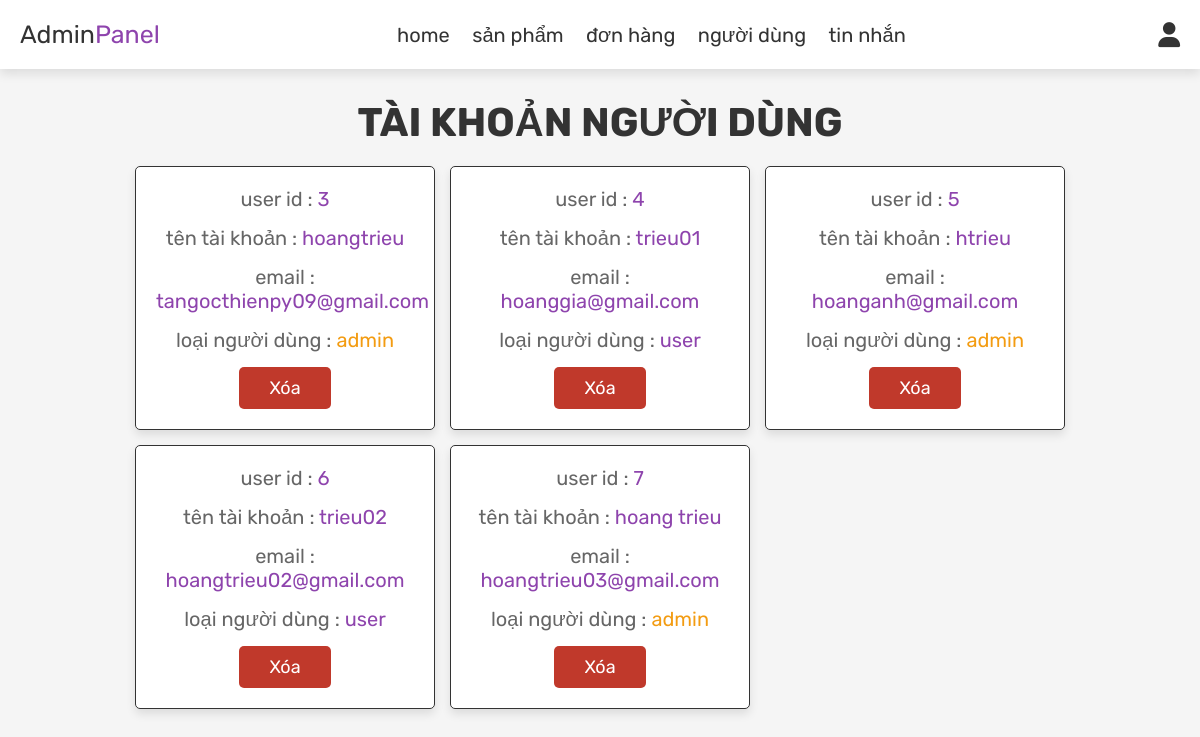
The page /admin_users.php (signed in) on the database its author committed.
### tables this page shows
CREATE TABLE `users` (
  `id` int(100) NOT NULL,
  `name` varchar(100) NOT NULL,
  `email` varchar(100) NOT NULL,
  `password` varchar(100) NOT NULL,
  `user_type` varchar(20) NOT NULL DEFAULT 'user'
);

### admin_users.php (the view, shortened to what this page needs)
<?php
include 'config.php';
?>
<!DOCTYPE html>
<html lang="en">
<head>
   <link rel="stylesheet" href="https://cdnjs.cloudflare.com/ajax/libs/font-awesome/6.0.0/css/all.min.css">
   <link rel="stylesheet" href="css/admin_style.css">
</head>
<body>
<?php include 'admin_header.php'; ?>
<section class="users">
   <h1 class="title"> tài khoản người dùng </h1>
   <div class="box-container">
      <?php
         $select_users = mysqli_query($conn, "SELECT * FROM `users`") or die('query failed');
         while($fetch_users = mysqli_fetch_assoc($select_users)){
      ?>
      <div class="box">
         <p> user id : <span><?php echo $fetch_users['id']; ?></span> </p>
         <p> tên tài khoản : <span><?php echo $fetch_users['name']; ?></span> </p>
         <p> email : <span><?php echo $fetch_users['email']; ?></span> </p>
         <p> loại người dùng : <span style="color:<?php if($fetch_users['user_type'] == 'admin'){ echo 'var(--orange)'; } ?>"><?php echo $fetch_users['user_type']; ?></span> </p>
         <a href="admin_users.php?delete=<?php echo $fetch_users['id']; ?>" onclick="return confirm('xóa người dùng này?');" class="delete-btn">xóa</a>
      </div>
      <?php
         };
      ?>
   </div>
</section>
</body>
</html>

### css/admin_style.css (style rules this page uses)
:root { --purple:#8e44ad; --red:#c0392b; --orange:#f39c12; --black:#333; --white:#fff; --light-color:#666; --light-white:#ccc; --light-bg:#f5f5f5; --border:.1rem solid var(--black); --box-shadow:0 .5rem 1rem rgba(0,0,0,.1); }
* { font-family: 'Rubik', sans-serif; margin:0; padding:0; box-sizing: border-box; outline: none; border:none; text-decoration: none; transition:all .2s linear; }
html { font-size: 62.5%; overflow-x: hidden; }
body { background-color: var(--light-bg); }
section { padding:3rem 2rem; }
.title { text-align: center; margin-bottom: 2rem; text-transform: uppercase; color:var(--black); font-size: 4rem; }
.btn, .option-btn, .delete-btn, .white-btn { display: inline-block; margin-top: 1rem; padding:1rem 3rem; cursor: pointer; color:var(--white); font-size: 1.8rem; border-radius: .5rem; text-transform: capitalize; }
.delete-btn { background-color: var(--red); }
.users .box-container { display: grid; grid-template-columns: repeat(auto-fit, 30rem); justify-content: center; gap:1.5rem; max-width: 1200px; margin:0 auto; align-items: flex-start; }
.users .box-container .box { background-color: var(--white); padding:2rem; border:var(--border); box-shadow: var(--box-shadow); border-radius: .5rem; text-align: center; }
.users .box-container .box p { padding-bottom: 1.5rem; font-size: 2rem; color:var(--light-color); }
.users .box-container .box p span { color:var(--purple); }
.users .box-container .box .delete-btn { margin-top: 0; }

### rows shown on the page
users: id "3", name "hoangtrieu", email "tangocthienpy09@gmail.com", user_type "admin"
users: id "4", name "trieu01", email "hoanggia@gmail.com", user_type "user"
users: id "5", name "htrieu", email "hoanganh@gmail.com", user_type "admin"
users: id "6", name "trieu02", email "hoangtrieu02@gmail.com", user_type "user"
users: id "7", name "hoang trieu", email "hoangtrieu03@gmail.com", user_type "admin"
